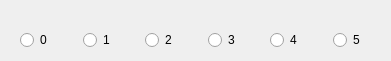
           <widget class="QWidget" name="radioWidget" native="true">
            <property name="geometry">
             <rect>
              <x>640</x>
              <y>230</y>
              <width>391</width>
              <height>61</height>
             </rect>
            </property>
            <widget class="QWidget" name="layoutWidget">
             <property name="geometry">
              <rect>
               <x>20</x>
               <y>30</y>
               <width>375</width>
               <height>20</height>
              </rect>
             </property>
             <layout class="QHBoxLayout" name="horizontalLayout_2">
              <property name="spacing">
               <number>0</number>
              </property>
              <item>
               <widget class="QRadioButton" name="star0Radio">
                <property name="styleSheet">
                 <string notr="true">color: rgb(0, 0, 0);</string>
                </property>
                <property name="text">
                 <string>0</string>
                </property>
                <property name="icon">
                 <iconset resource="../../picture/resource.qrc">
                  <normaloff>:/icon/star.png</normaloff>:/icon/star.png</iconset>
                </property>
               </widget>
              </item>
              <item>
               <widget class="QRadioButton" name="star1Radio">
                <property name="styleSheet">
                 <string notr="true">color: rgb(0, 0, 0);</string>
                </property>
                <property name="text">
                 <string>1</string>
                </property>
                <property name="icon">
                 <iconset resource="../../picture/resource.qrc">
                  <normaloff>:/icon/star.png</normaloff>:/icon/star.png</iconset>
                </property>
               </widget>
              </item>
              <item>
               <widget class="QRadioButton" name="star2Radio">
                <property name="styleSheet">
                 <string notr="true">color: rgb(0, 0, 0);</string>
                </property>
                <property name="text">
                 <string>2</string>
                </property>
                <property name="icon">
                 <iconset resource="../../picture/resource.qrc">
                  <normaloff>:/icon/star.png</normaloff>:/icon/star.png</iconset>
                </property>
               </widget>
              </item>
              <item>
               <widget class="QRadioButton" name="star3Radio">
                <property name="styleSheet">
                 <string notr="true">color: rgb(0, 0, 0);</string>
                </property>
                <property name="text">
                 <string>3</string>
                </property>
                <property name="icon">
                 <iconset resource="../../picture/resource.qrc">
                  <normaloff>:/icon/star.png</normaloff>:/icon/star.png</iconset>
                </property>
               </widget>
              </item>
              <item>
               <widget class="QRadioButton" name="star4Radio">
                <property name="styleSheet">
                 <string notr="true">color: rgb(0, 0, 0);</string>
                </property>
                <property name="text">
                 <string>4</string>
                </property>
                <property name="icon">
                 <iconset resource="../../picture/resource.qrc">
                  <normaloff>:/icon/star.png</normaloff>:/icon/star.png</iconset>
                </property>
               </widget>
              </item>
              <item>
               <widget class="QRadioButton" name="star5Radio">
                <property name="styleSheet">
                 <string notr="true">color: rgb(0, 0, 0);</string>
                </property>
                <property name="text">
                 <string>5</string>
                </property>
                <property name="icon">
                 <iconset resource="../../picture/resource.qrc">
                  <normaloff>:/icon/star.png</normaloff>:/icon/star.png</iconset>
                </property>
               </widget>
              </item>
             </layout>
            </widget>
           </widget>
